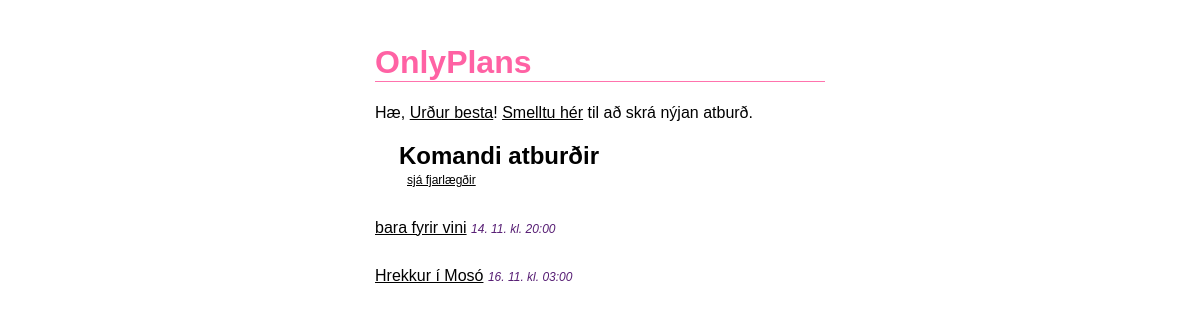
The app's page / (signed in), older data.
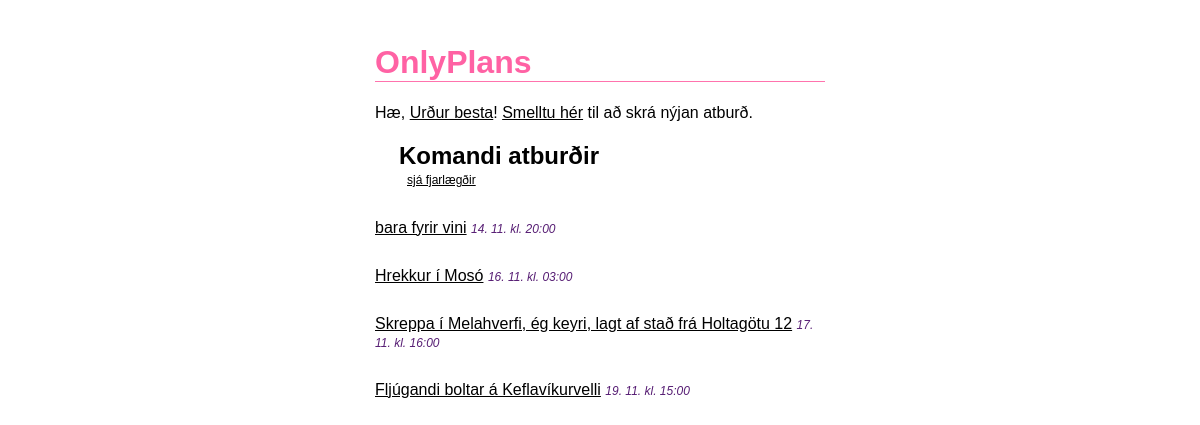
The same page, newer data.
### onlyplans/models.py (models this page shows)
class OnlyPlan(models.Model):
    owner = models.CharField(max_length=150)
    title = models.CharField(max_length=280, verbose_name="Titill")
    location_latitude = models.CharField(max_length=20, default="", verbose_name="Breiddargráða")
    location_longitude = models.CharField(max_length=20, default="", verbose_name="Lengdargráða")
    reach = models.IntegerField(verbose_name="Umfang")
    when = models.DateTimeField(verbose_name="Tímasetning")
    duration = models.IntegerField(verbose_name="Hve lengi?")
    friendsonly = models.BooleanField(verbose_name="Bara fyrir vini", default=False)

### onlyplans/views.py (the view)
# urls.py: path('', views.index),
def index(request):
    var_from = datetime.now()
    var_to = var_from + timedelta(days=7)
    plans = OnlyPlan.objects.filter(when__range=[var_from, var_to]).order_by("when")
    excludes = []
    for plan in plans:
        event_owner_qs = User.objects.filter(username=plan.owner)
        if event_owner_qs:
            event_owner = event_owner_qs[0]
            can_see_event = False
            if not request.user.is_authenticated:
                can_see_event = False
            elif not plan.friendsonly:
                can_see_event = True
            elif Friend.objects.are_friends(request.user, event_owner):
                can_see_event = True
            elif event_owner == request.user:
                can_see_event = True
            if not can_see_event:
                excludes.append(plan.id)
    plans = plans.exclude(id__in=excludes)
    if request.user.is_authenticated:
        if request.user.get_full_name() != "":
            name = request.user.get_full_name()
        else:
            name = request.user.username
    else:
        name = ''
    context = { 'name': name, 'plans': plans }
    return render(request, "index.html", context)

### onlyplans/templates/index.html (shortened to what this page needs)
{% extends 'base.html' %}
    {% block content %}
        {% if user.is_authenticated %}
            <p>Hæ, <a href="accounts/{{ user.username }}">{{  name }}</a>! <a href="events">Smelltu hér</a> til að skrá nýjan atburð.</p>
        {% endif %}
            {% if plans|length > 0 %}
                <h2 class="nomargin">Komandi atburðir</h2>
                <p class="firstpara indent"><span id="distancebutton" class="functionbutton"><a href="#" onclick="seeDistances()">sjá fjarlægðir</a></span></p>
                <ul class="eventlist">
                {% for plan in plans %}
                    <li>
                        <a href="events/{{ plan.id }}">{{ plan.title }}</a>
                        <span class="distancebox hidden"><div>{{ plan.location_latitude }}</div><div>{{ plan.location_longitude }}</div></span><span class="datetag small-info">
                        {{ plan.when|date:'d. m. k\l. H:i' }}</span><span class="hidden">{{ plan.when|date:'Y-m-d\TH:i:s\Z' }}</span>
                    </li>
                {% endfor %}
            {% else %}
                <p><strong>Engin plön skráð!</strong></p>
            {% endif %}
    {% endblock %}

### django_project/templates/base.html (shortened to what this page needs)
<!DOCTYPE html>
<html lang="is">
<head>
</head>
<body>
    <a class="nostyle" href="/"><h1>OnlyPlans</h1></a>
    <div id="content">
    {% block content %}{% endblock %}
    </div>
</body>
</html>

### django_project/templates/base.html (style rules this page uses)
body { width: 450px; margin-left: auto; margin-right: auto; padding: 15px; font-family: 'Lucida Sans', 'Lucida Sans Regular', 'Lucida Grande', 'Lucida Sans Unicode', Geneva, Verdana, sans-serif }
a { color: black; }
a.nostyle { text-decoration: none; }
.functionbutton { font-size: 75%; }
.small-info { font-style: italic; font-size: 75%; color: #571e74; }
h1 { color: #ff62a4; border-bottom: 1px solid #ff73ad; text-decoration: none; }
h2 { text-indent: 1em; }
h2.nomargin { margin-bottom: 0px; }
p.firstpara { margin-top: 0px; }
.indent { text-indent: 2em; }
ul { padding: 0; }
li { list-style-type: none; padding: 15px 0px; }

Row changes from the older to the newer data that the page shows:
added OnlyPlan: title "Skreppa í Melahverfi, ég keyri, lagt af stað frá Holtagötu 12", when "17. 11. kl. 16:00"
added OnlyPlan: title "Fljúgandi boltar á Keflavíkurvelli", when "19. 11. kl. 15:00"
